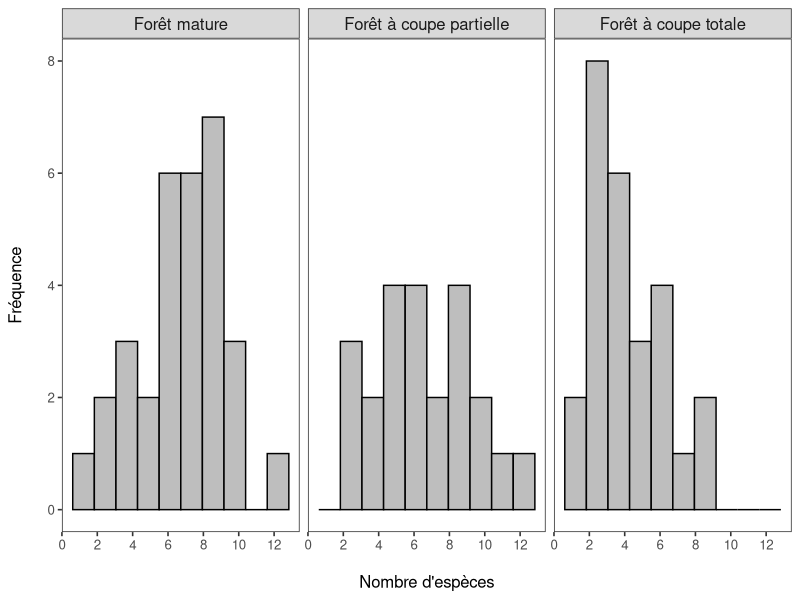
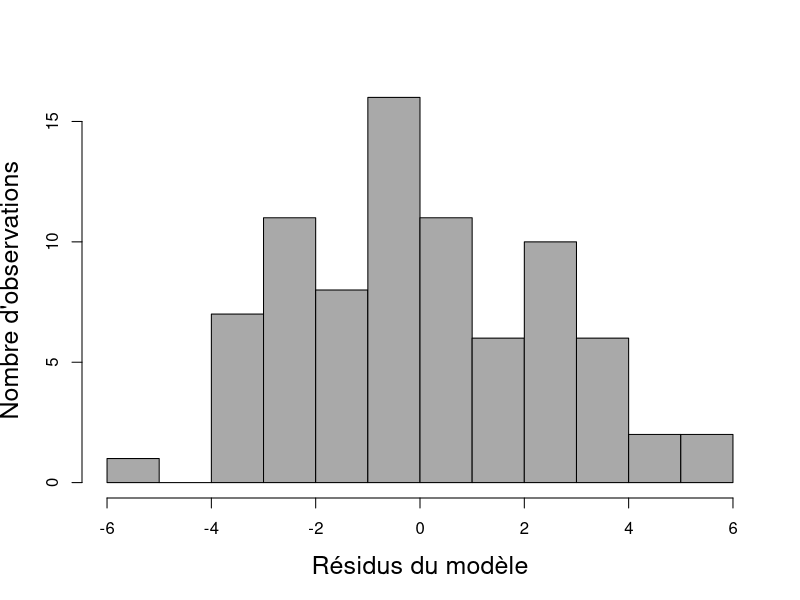
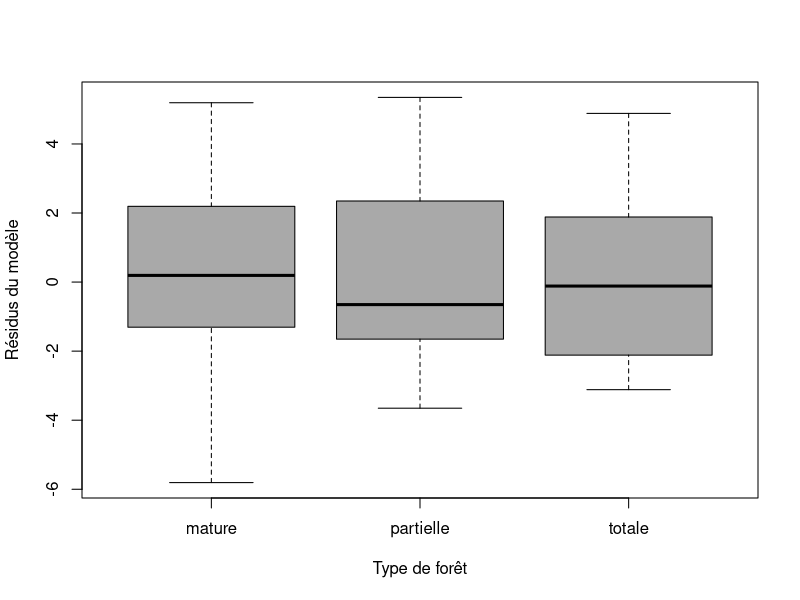
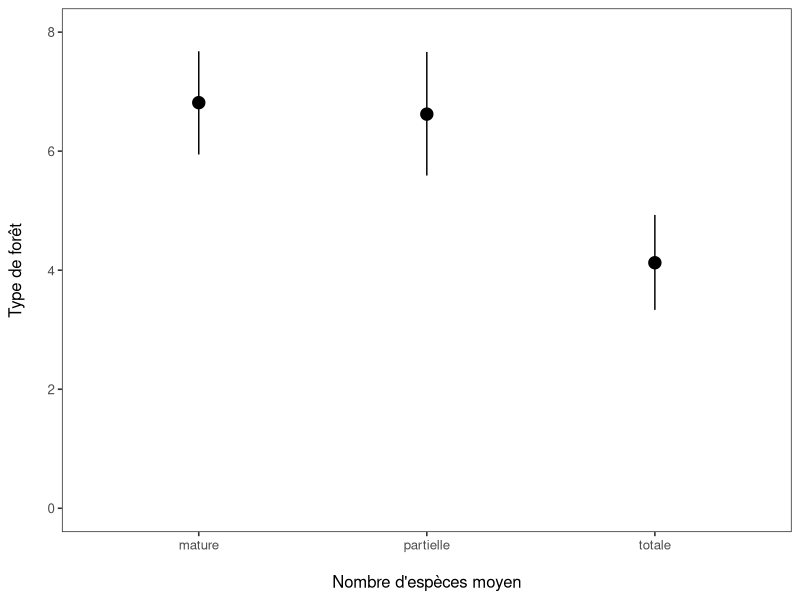
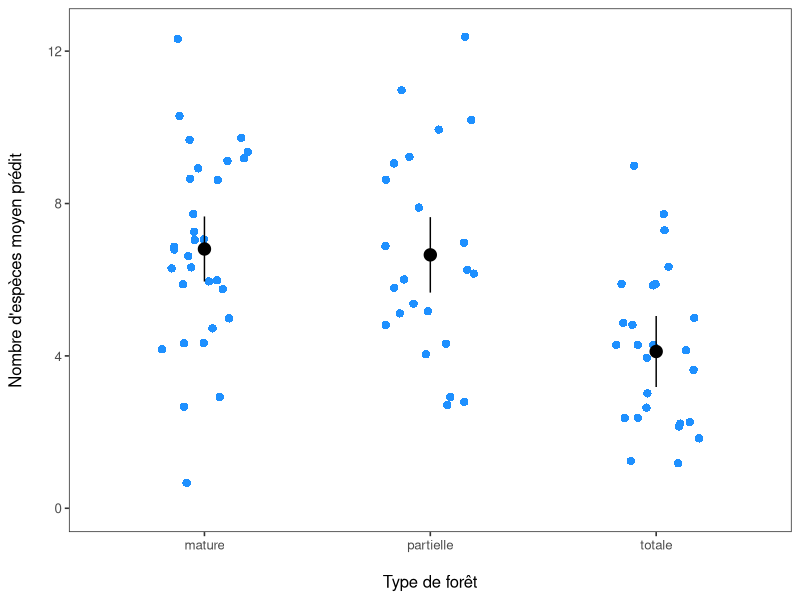
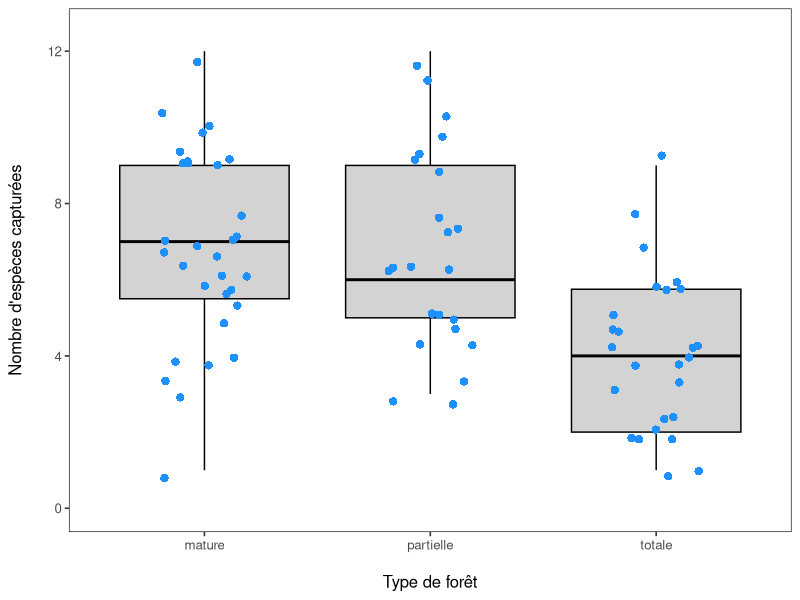
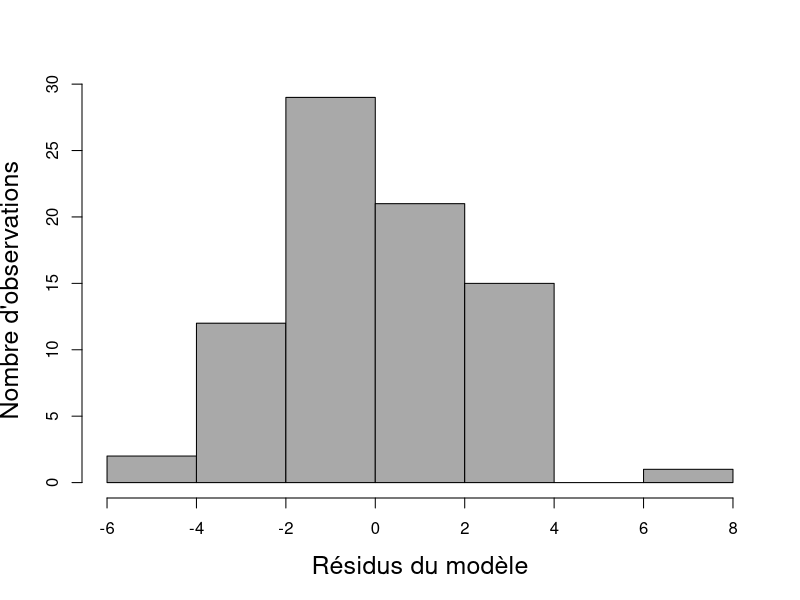
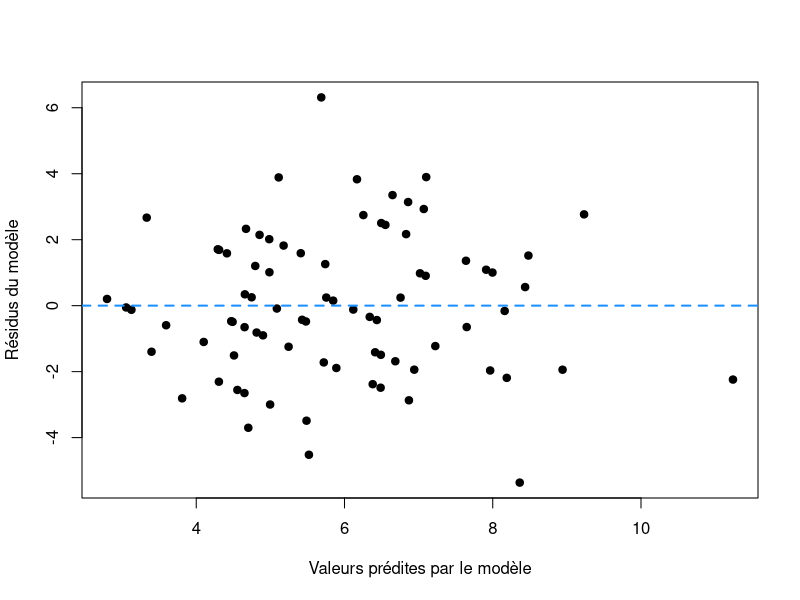

Write R code to recreate these figures, in order.
## ---- chunk 1

# Définir le vecteur des librairies à charger
packages <- c("lme4", "ggplot2", "boot")

# Charger toutes les librairies d'un coup
lapply(packages, library, character.only = TRUE)

## ---- chunk 2
# Données de capture d'espèces dans différents fragments
donnees_capture <- read.table(
    file = "./data/donnees-captures.csv",
    header = TRUE, sep = ";", dec = "."
)

# Données de superficie de fragments forestiers selon le type de forêt
donnees_fragments <- read.table(
    file = "./data/donnees-fragments.csv",
    header = TRUE, sep = ";", dec = "."
)
## ---- chunk 3
str(donnees_capture)
head(donnees_capture)
## ---- chunk 4
str(donnees_fragments)
head(donnees_fragments)
## ---- chunk 5
nbr_captures <- aggregate(
    donnees_capture$capture,
    list(donnees_capture$fragment),
    FUN = length
)

# On renomme les colones
names(nbr_captures) <- c("fragment", "nbr_capture")
## ---- chunk 6
donnees_capture1 <- unique(donnees_capture)
head(donnees_capture1)
## ---- chunk 7
nbr_especes <- aggregate(
    donnees_capture1$capture,
    by = list(donnees_capture1$fragment),
    FUN = length
)
names(nbr_especes)  <- c("fragment", "nbr_especes")

nbr_especes

## ---- chunk 8
nbrs <- merge(nbr_captures, nbr_especes, by = "fragment")
data_final <- merge(donnees_fragments, nbrs, by = "fragment")
## ---- chunk 9
str(data_final)
head(data_final)
## ---- chunk 10
str(data_final)
## ---- chunk 11
summary(data_final)
## ---- chunk 12
labels <- labeller(
  variable =
  c("partielle" = "Forêt à coupe partielle",
    "totale" = "Forêt à coupe totale",
    "mature" = "Forêt mature")
)

labels <- c(
    "partielle" = "Forêt à coupe partielle",
    "totale" = "Forêt à coupe totale",
    "mature" = "Forêt mature"
)

fig <- ggplot(data = data_final, aes(x = nbr_especes)) +
  geom_histogram(col = "black", fill = "gray", bins = 10) +
  xlab("\nNombre d'espèces") +
  ylab("Fréquence\n") +
  scale_x_continuous(breaks = seq(0, 12, 2)) +
  #facet_grid(~ type, labeller = labels) +
  facet_wrap(~ type, labeller = as_labeller(labels)) +
  theme_bw(base_size = 12) +
  theme(panel.grid = element_blank(),
        strip.text = element_text(size = 12))

fig
## ---- chunk 13
mean(data_final$nbr_especes)
## ---- chunk 14
aggregate(
  nbr_especes ~ type,
  data = data_final,
  FUN = mean
)
## ---- chunk 15
# Avant tout, il faut que la colone "type" soit un facteur
data_final$type <- as.factor(data_final$type)

# Comme l'anova est un modèle linéaire, on utilise la fonction "lm()"
modele <- lm(nbr_especes ~ type, data = data_final)
## ---- chunk 16
# On extrait les résidus
residus <- resid(modele)

# Vérifier la normalité des résidus
hist(
  residus,
  xlab = "Résidus du modèle",
  ylab = "Nombre d'observations",
  main = "", col = "darkgray", cex.lab = 1.5
)
## ---- chunk 17
boxplot(
  residus ~ data_final$type,
  ylab = "Résidus du modèle",
  xlab = "Type de forêt",
  col = "darkgray"
)
## ---- chunk 18
anova(modele)
## ---- chunk 19
summary(modele)
## ---- chunk 20
TukeyHSD(aov(modele), ordered = TRUE)
## ---- chunk 21
# Définir une fonction pour produire le modèle et extraire les moyennes
fit_and_extract_means <- function(data, indices) {
  sampled_data <- data_final[indices, ]
  model <- lm(nbr_especes ~ type, data = sampled_data)
  means <- tapply(predict(model), sampled_data$type, mean)
  return(means)
}

# Nombre de simulations
n_replicates <- 1000

# Faire le bootstrapping
set.seed(123) # pour reproduire les résultats chaque fois
boot_results <- boot(
  data_final[, c(3, 5)],
  fit_and_extract_means,
  R = n_replicates
)

# Extraire les résultats du bootstrap
# c'est une matrice à 3 colones où chaque colone représente un milieu
# On a donc 1000 moyennes simulées par type de forêt
bootstrap_matrix <- boot_results$t

# On calcule la moyenne et les intervalles de confiance à 95%
# pour chaque type de forêt
means <- colMeans(bootstrap_matrix)
ci_low <- apply(bootstrap_matrix, 2, function(x) quantile(x, 0.025))
ci_high <- apply(bootstrap_matrix, 2, function(x) quantile(x, 0.975))

# On produit une table de données pour montrer les résultats
results_df <- data.frame(
  type = levels(data_final$type),
  mean = means,
  ci_low = ci_low,
  ci_high = ci_high
)

# Créer le graphique
ggplot(results_df, aes(x = type, y = mean)) +
  geom_pointrange(
    aes(ymin = ci_low, ymax = ci_high),
    size = 0.8,
    position = position_dodge(width = 0.3)
  ) +
  scale_y_continuous(breaks = seq(0, 8, 2), limits = c(0, 8)) +
  labs(x = "\nNombre d'espèces moyen",
       y = "Type de forêt\n") +
  theme_bw(base_size = 12) +
  theme(panel.grid = element_blank(),
        strip.text = element_text(size = 12))
## ---- chunk 22
# Jeu de données à partir des données originales
new_dat <- data.frame(type = levels(data_final$type))

# Matrice des coefficients du modèle
mm <- model.matrix(
  ~ type,
  new_dat
)

# Estimer les valeur prédites pour chaque forêt
fitted_values <- mm %*% coef(modele)

# Calculer les intervalles de confiance
pvar <- diag(mm %*% tcrossprod(vcov(modele), mm))
tvar <- pvar + var(resid(modele))
## ---- chunk 23
# Générer une table pour produire facilement le graphique
table <- data.frame(
  type = new_dat$type,
  nmbr = fitted_values,
  lower = fitted_values - 1.96 * sqrt(pvar),
  upper = fitted_values + 1.96 * sqrt(pvar)
)

# Produire le graphique des prédictions
ggplot(table, aes(x = type, y = nmbr)) +

# On commence par ajouter les données bruts
  geom_jitter(
    data = data_final, aes(x = type, y = nbr_especes),
    shape = 16, color = "dodgerblue", size = 2.5,
    position = position_jitter(0.2)
  ) +

# Prédictions du modèle
  geom_pointrange(
    aes(ymin = lower, ymax = upper),
    size = 0.8,
    position = position_dodge(width = 0.3)
  ) +

# Paramètres graphiques
  scale_y_continuous(breaks = seq(0, 12, 4), limits = c(0, 12.5)) +
  xlab("\nType de forêt") +
  ylab("Nombre d'espèces moyen prédit\n") +
  theme_bw(base_size = 12) +
  theme(
    panel.grid = element_blank(),
    strip.text = element_text(size = 12)
  )
## ---- chunk 24
ggplot(data = data_final, aes(x = type, y = nbr_especes)) +

# On ajoute le boxplot
  geom_boxplot(color = "black", fill = "lightgray") +

# On ajoute les données bruts
  geom_jitter(
    data = data_final, aes(x = type, y = nbr_especes),
    shape = 16, color = "dodgerblue", size = 2.5,
    position = position_jitter(0.2)
  ) +

# Paramètres graphiques
  scale_y_continuous(breaks = seq(0, 12, 4), limits = c(0, 12.5)) +
  xlab("\nType de forêt") +
  ylab("Nombre d'espèces capturées\n") +
  theme_bw(base_size = 12) +
  theme(panel.grid = element_blank(),
        strip.text = element_text(size = 12))
## ---- chunk 25
data_final$superficie_cr <- scale(data_final$superficie)
## ---- chunk 26
# Comme l'anova est un modèle linéaire, on utilise la fonction "lm()"
mod_reg <- lm(nbr_especes ~ superficie_cr, data = data_final)
## ---- chunk 27
# On extrait les résidus
resid_reg <- resid(mod_reg)

# Vérifier la normalité des résidus
hist(
  resid_reg,
  xlab = "Résidus du modèle",
  ylab = "Nombre d'observations",
  main = "", col = "darkgray", cex.lab = 1.5
)
## ---- chunk 28
plot(
  resid_reg ~ fitted(mod_reg),
  xlab = "Valeurs prédites par le modèle",
  ylab = "Résidus du modèle",
  pch = 19
)
abline(
  h = 0,
  col = "dodgerblue",
  lty = "dashed",
  lwd = 2
)
## ---- chunk 29
summary(mod_reg)
## ---- chunk 30
# Jeu de données à partir des données originales
new_dat <- data.frame(
  superficie = seq(
    min(data_final$superficie_cr),
    max(data_final$superficie_cr),
    length.out = 100
  )
)

# Matrice des coefficients du modèle
mm <- model.matrix(~ superficie, new_dat)

# Calculer les valeur prédites
fitted_values <- mm %*% coef(mod_reg)

# Produire les erreurs pour l'intervalle de confiance
pvar <- diag(mm %*% tcrossprod(vcov(mod_reg), mm))
tvar <- pvar + var(resid(mod_reg))

# Générer une table pour produire facilement le graphique
table <- data.frame(
  superficie = new_dat$superficie,
  especes_y = fitted_values,
  # Intervalles de confiance
  lower_ci = fitted_values - 1.96 * sqrt(pvar),
  upper_ci = fitted_values + 1.96 * sqrt(pvar),
  # Intervalles de prédiction
  lower_pi = fitted_values - 1.96 * sqrt(tvar),
  upper_pi = fitted_values + 1.96 * sqrt(tvar)
)

## ---- chunk 31
# Produire le graphique
ggplot(table) +

  # Les observations bruts
  geom_point(data = data_final,
             aes(x = superficie_cr, y = nbr_especes),
             shape = 19,
             color = "dodgerblue") +

  # La droite de la régression
  geom_line(aes(x = superficie, y = especes_y),
            linewidth = 1,
            color = "dodgerblue") +

  # Intervalles de confiance
  geom_line(aes(x = superficie, y = lower_ci),
            linetype = "dashed",
            linewidth = 1,
            color = "black") +
  geom_line(aes(x = superficie, y = upper_ci),
            linetype = "dashed",
            linewidth = 1,
            color = "black") +

  # Intervalles de prédiction
  geom_ribbon(aes(x = superficie,
                  ymin = lower_pi,
                  ymax = upper_pi),
              alpha = 0.2,
              fill = "dodgerblue") +

  # Si vous voulez jouer avec les valeurs des axes
  scale_x_continuous(breaks = seq(-2, 3, 1),
                     limits = c(-2, 3.6)) +

  # Quelques ajustements graphiques
  xlab("\nSuperficie normalisée") +
  ylab("Nombre d'espèces capturées\n") +
  theme_bw(base_size = 12) +
  theme(panel.grid = element_blank(),
        strip.text = element_text(size = 12))


# 2. Méthode simple qui fait la même chose
# allez lire sur la fonction pour personnaliser le graph.
# grosso-modo, ça utilise ggplot2
# https://strengejacke.github.io/sjPlot/index.html
# install.packages("sjPlot")
#library(sjPlot)
#plot_model(modele1, type = "pred", terms = "Zsuperficie",
#           show.data = T, title = " ",
#           dot.size = 2, line.size = 1) +
#  scale_x_continuous(breaks = seq(-2, 3, 1),
#                     limits = c(-2, 3.6)) +
#  xlab("\nSuperficie normalisée") +
#  ylab("Nombre d'espèces capturées\n")


# On exporte la figure dans notre dossier "outputs"
#ggexport(graphique_regression, filename = "figure_regression.png",
#         width = 1500, height = 1500, res = 300)
